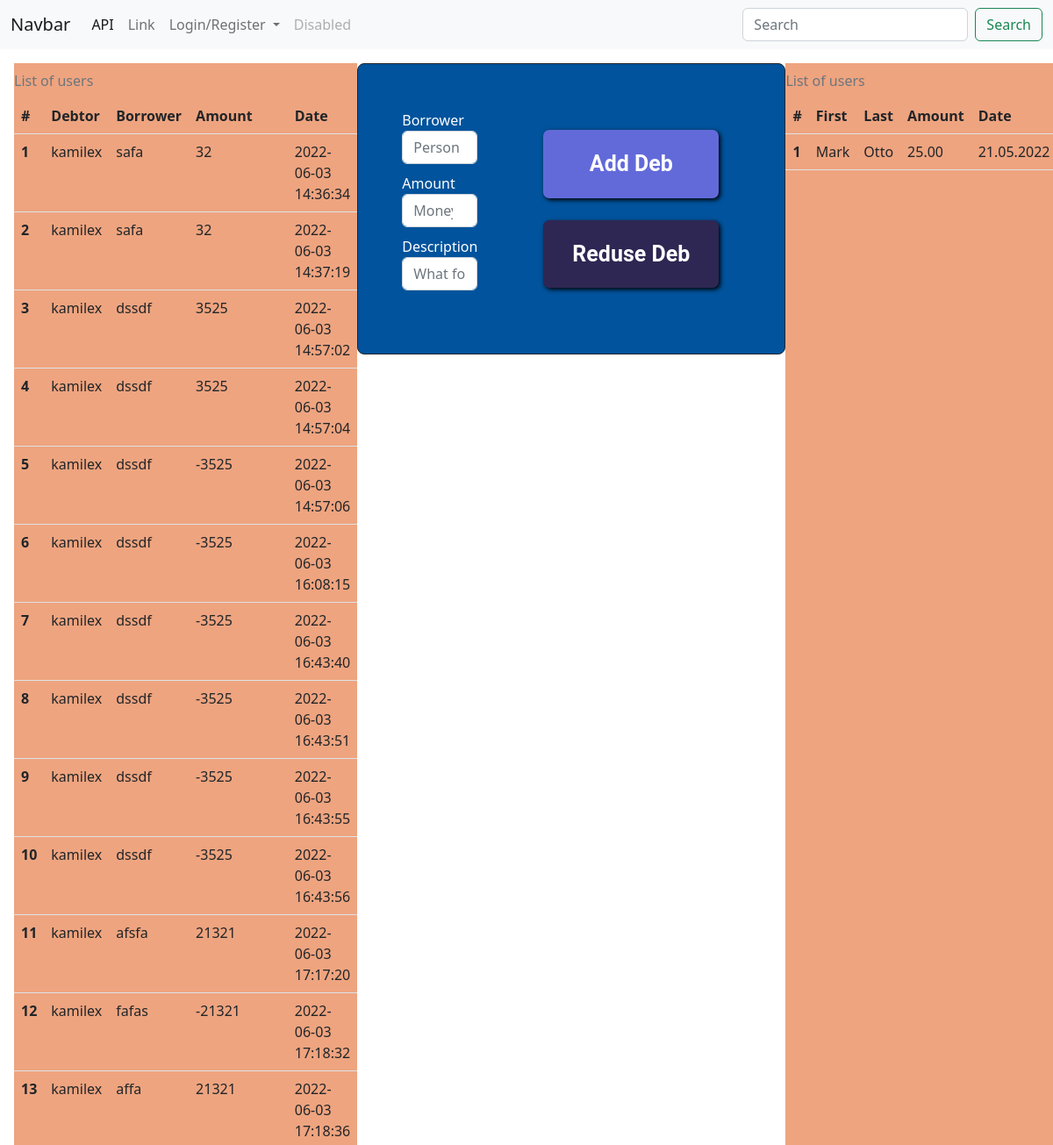
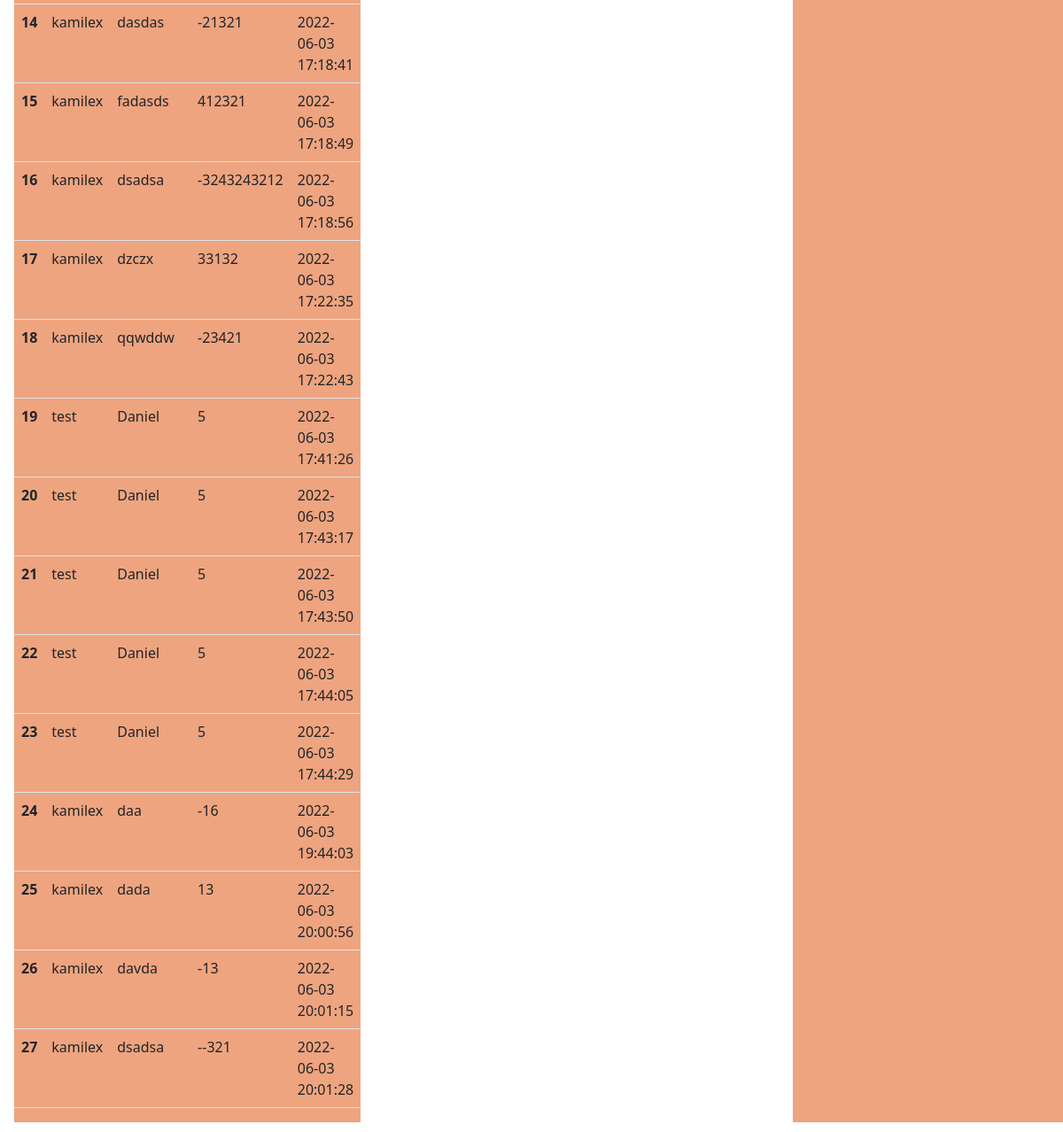
Screenshot of /home (signed in) with the database file from the repository (2 pictures, top to bottom).
### deb/models.py (models this page shows, shortened)
class Deb_info(db.Model):
    id = db.Column(db.Integer(), primary_key=True)
    borrower = db.Column(db.String(length=30), nullable=False)
    description = db.Column(db.String(length=1024),
                            nullable=False)
    amount = db.Column(db.Integer(), nullable=False)
    date_added = db.Column(db.DateTime, default=datetime.utcnow)
    debtor = db.Column(db.String(length=30), db.ForeignKey('user.id'))
    def to_dict(self):
        return {"id": self.id, "debtor": self.debtor, "borrower": self.borrower, "description": self.description, "amount": self.amount, "date_added": f'{self.date_added}'[:19]}

### deb/routes.py (the view, shortened to what this page needs)
@app.route('/home',methods=['GET','POST'])
@login_required
def start_page():
    form = DebForm()
    return render_template('main.html',debs=debs.get()[0], form=form )

### deb/forms.py
class DebForm(FlaskForm):
    borrower = StringField(label='Borrower', validators=[DataRequired()])
    description = StringField(label='description', validators=[DataRequired()])
    amount = IntegerField(label='Amount', validators=[DataRequired()])
    submit = SubmitField(label='Add Deb')

### deb/models.py (called while the page is built)
@login_manager.user_loader
def load_user(user_id):
    return User.query.get(int(user_id))

### deb/restAPI.py (called while the page is built)
    def get(self):
        debs = Deb_info.query.all()
        debs_data = [deb.to_dict() for deb in debs]
        return debs_data, 200

### deb/templates/main.html (shortened to what this page needs)
{% extends 'base.html' %}
{% block content %}
<div class="mainlayout">
	<div class="left">
		<table class="table caption-top">
			<caption>List of users</caption>
			<thead>
				<tr>
					<th scope="col">#</th>
					<th scope="col">Debtor</th>
					<th scope="col">Borrower</th>
					<th scope="col">Amount</th>
					<th scope="col">Date</th>
				</tr>
			</thead>
			<tbody>
				{% for deb in debs %}
				<tr>
					<th scope="row">{{ deb.id }}</th>
					<td>{{ deb.debtor }}</td>
					<td>{{ deb.borrower }}</td>
					<td>{{ deb.amount }}</td>
					<td>{{ deb.date_added }}</td>
				</tr>
				{% endfor %}
			</tbody>
		</table>
	</div>
	<form method="post" action="">
		<div class="mid">
			<div class="mid-data">
				<p class="label">Borrower</p>
				{{ form.borrower(class="form-control", placeholder="Person") }}
				<p class="label">Amount</p>
				{{ form.amount(class="form-control", placeholder="Money") }}
				<p class="label">Description</p>
				{{ form.description(class="form-control", placeholder="What for") }}
			</div>
			<div class="mid-confirm">
				<input class="add-button" type="submit" name="action" value="Add Deb">
				<input class="reduse-button" type="submit" name="action" value="Reduse Deb">
			</div>
		</div>
	</form>
	<div class="right">
		<table class="table caption-top">
			<caption>List of users</caption>
			<thead>
				<tr>
					<th scope="col">#</th>
					<th scope="col">First</th>
					<th scope="col">Last</th>
					<th scope="col">Amount</th>
					<th scope="col">Date</th>
				</tr>
			</thead>
			<tbody>
				<tr>
					<th scope="row">1</th>
					<td>Mark</td>
					<td>Otto</td>
					<td>25.00</td>
					<td>21.05.2022</td>
				</tr>
			</tbody>
		</table>
	</div>
</div>
{% endblock %}

### deb/templates/base.html (shortened to what this page needs)
<!DOCTYPE html>
<html lang="en">
<head>
	<link href="https://cdn.jsdelivr.net/npm/bootstrap@5.2.0-beta1/dist/css/bootstrap.min.css" rel="stylesheet"
>
	<link rel="stylesheet" href="{{ url_for('static',filename='styles/main.css') }}">
	<link rel="stylesheet" href="{{ url_for('static',filename='styles/register.css') }}">
</head>
<body>
	{% include 'navbar.html' %}
	<div class="w-100 p-3">
		{% block content %}
		{% endblock %}
	</div>
</body>
</html>

### deb/templates/navbar.html (shortened to what this page needs)
<nav class="navbar navbar-expand-lg bg-light">
	<div class="container-fluid">
		<a class="navbar-brand" href="{{ url_for('start_page') }}">Navbar</a>
		<div class="collapse navbar-collapse" id="navbarSupportedContent">
			<ul class="navbar-nav me-auto mb-2 mb-lg-0">
				<li class="nav-item">
					<a class="nav-link active" aria-current="page" href="/">API</a>
				</li>
				<li class="nav-item">
					<a class="nav-link" href="#">Link</a>
				</li>
				<li class="nav-item dropdown">
					<a class="nav-link dropdown-toggle" href="#" id="navbarDropdown" role="button"
						data-bs-toggle="dropdown" aria-expanded="false">
						Login/Register
					</a>
				</li>
				<li class="nav-item">
					<a class="nav-link disabled">Disabled</a>
				</li>
			</ul>
			<form class="d-flex" role="search">
				<input class="form-control me-2" type="search" placeholder="Search" aria-label="Search">
				<button class="btn btn-outline-success" type="submit">Search</button>
			</form>
		</div>
	</div>
</nav>

### deb/static/styles/main.css (style rules this page uses)
.mainlayout { display: flex; }
.left { background-color: #EEA47FFF; flex: 1; }
.mid { background-color: #00539CFF; flex: 1; display: flex; align-items: center; padding: 50px; border: solid; border-width: 1px; border-radius: 8px; }
.label { color: white; margin: 0; margin-top: 10px; }
.mid-data { margin-top: -30px; flex: 1; }
.mid-confirm { flex: 1; padding-left: 50px; }
.right { background-color: #EEA47FFF; flex: 1; }
.add-button, .reduse-button { display: block; border-width: 0; border-radius: 7px; color: white; font-weight: bold; font-family: 'Roboto', monospace; font-size: 25px; padding: 20px; margin: 25px; width: 200px; box-shadow: 2px 2px 5px black; transition: box-shadow 0.3s; }
.add-button { background-color: rgb(98, 106, 218); }
.reduse-button { background-color: rgb(46, 39, 83); }

### rows the page displays
Deb_info: id "1", debtor "kamilex", borrower "safa", amount "32", date_added "2022-06-03 14:36:34"
Deb_info: id "2", debtor "kamilex", borrower "safa", amount "32", date_added "2022-06-03 14:37:19"
Deb_info: id "3", debtor "kamilex", borrower "dssdf", amount "3525", date_added "2022-06-03 14:57:02"
Deb_info: id "4", debtor "kamilex", borrower "dssdf", amount "3525", date_added "2022-06-03 14:57:04"
Deb_info: id "5", debtor "kamilex", borrower "dssdf", amount "-3525", date_added "2022-06-03 14:57:06"
Deb_info: id "6", debtor "kamilex", borrower "dssdf", amount "-3525", date_added "2022-06-03 16:08:15"
Deb_info: id "7", debtor "kamilex", borrower "dssdf", amount "-3525", date_added "2022-06-03 16:43:40"
Deb_info: id "8", debtor "kamilex", borrower "dssdf", amount "-3525", date_added "2022-06-03 16:43:51"
Deb_info: id "9", debtor "kamilex", borrower "dssdf", amount "-3525", date_added "2022-06-03 16:43:55"
Deb_info: id "10", debtor "kamilex", borrower "dssdf", amount "-3525", date_added "2022-06-03 16:43:56"
Deb_info: id "11", debtor "kamilex", borrower "afsfa", amount "21321", date_added "2022-06-03 17:17:20"
Deb_info: id "12", debtor "kamilex", borrower "fafas", amount "-21321", date_added "2022-06-03 17:18:32"
Deb_info: id "13", debtor "kamilex", borrower "affa", amount "21321", date_added "2022-06-03 17:18:36"
Deb_info: id "14", debtor "kamilex", borrower "dasdas", amount "-21321", date_added "2022-06-03 17:18:41"
Deb_info: id "15", debtor "kamilex", borrower "fadasds", amount "412321", date_added "2022-06-03 17:18:49"
Deb_info: id "16", debtor "kamilex", borrower "dsadsa", amount "-3243243212", date_added "2022-06-03 17:18:56"
Deb_info: id "17", debtor "kamilex", borrower "dzczx", amount "33132", date_added "2022-06-03 17:22:35"
Deb_info: id "18", debtor "kamilex", borrower "qqwddw", amount "-23421", date_added "2022-06-03 17:22:43"
Deb_info: id "19", debtor "test", borrower "Daniel", amount "5", date_added "2022-06-03 17:41:26"
Deb_info: id "20", debtor "test", borrower "Daniel", amount "5", date_added "2022-06-03 17:43:17"
Deb_info: id "21", debtor "test", borrower "Daniel", amount "5", date_added "2022-06-03 17:43:50"
Deb_info: id "22", debtor "test", borrower "Daniel", amount "5", date_added "2022-06-03 17:44:05"
Deb_info: id "23", debtor "test", borrower "Daniel", amount "5", date_added "2022-06-03 17:44:29"
Deb_info: id "24", debtor "kamilex", borrower "daa", amount "-16", date_added "2022-06-03 19:44:03"
Deb_info: id "25", debtor "kamilex", borrower "dada", amount "13", date_added "2022-06-03 20:00:56"
Deb_info: id "26", debtor "kamilex", borrower "davda", amount "-13", date_added "2022-06-03 20:01:15"
Deb_info: id "27", debtor "kamilex", borrower "dsadsa", amount "--321", date_added "2022-06-03 20:01:28"
